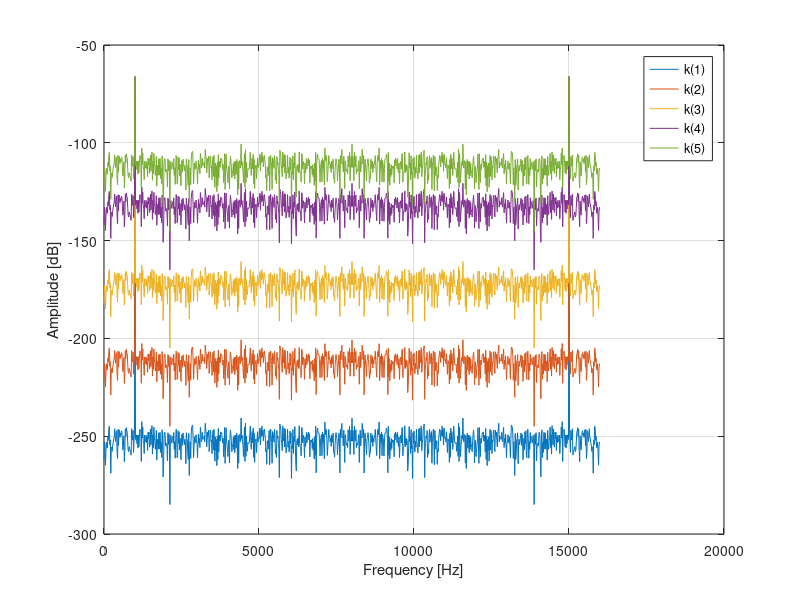

Write MATLAB code to recreate this figure.
%% FFT Examples - Noisy signal
% Plot the frequency response of the signal $x[n]$ by using the FFT
% function.
% 
% The parameters are:
% * F_0 = 1 [kHz]
% * F_s = 16 [kHz];
% * k=[1e-8, 1e-6, 1e-4, 1e-2, 1e-1];
%
% *Suggestions*
%   1) FFT Function (https://it.mathworks.com/help/matlab/ref/fft.html)
% 
%       Y = fft(X) computes the discrete Fourier transform (DFT) of X using
%       a fast Fourier transform (FFT) algorithm.
%       * If X is a vector, then fft(X) returns the Fourier transform of
%         the vector.
%       * If X is a matrix, then fft(X) treats the columns of X as vectors
%         and returns
%         the Fourier transform of each column.
%       * If X is a multidimensional array, then fft(X) treats the values
%         along the first array dimension whose size does not equal 1 as
%         vectors and returns the Fourier transform of each vector.
%
% 

%% Clear everything
clc;        % 'clc' cleras all the text from the Command Window
clear;      % 'clear' removes all variables from the current workspace
close all;  % 'close all' deletes all figures whose handles are not hidden.

%% Parameters
len = 2^10;
F0 = 1e3;
Fs = 16e3;
Ts = 1/Fs;
k=[1e-8, 1e-6, 1e-4, 1e-2, 1e-1];

%% Exercise
x = cos(2*pi*F0/Fs*(0:len-1)).';    % It is a column
w = randn(len,1);                   % Size: (Row,Col) = (1024,1)

% Initialization of the matrix X. The latter contains the signal x plus
% noise with different values of k.
X = zeros(len, length(k));          % Size: (Row,Col) = (1024,5)

for i=1:length(k)
    X(:,i) = x + k(i) * w;
end

% When the fft function processes an array, fft is evaluated for each
% column.
Xf = fft(X)/size(X,1);              % Size: (Row,Col) = (1024,5)
Xf_abs = abs(Xf)/len;
Xf_abs_dB = mag2db(Xf_abs);

%% Figure

% Frequency vector for the plot
f_ax = (0:len-1)/len * Fs;
f_ax = f_ax.';

figure
plot(f_ax, Xf_abs_dB)
grid on
legend('k(1)','k(2)','k(3)','k(4)','k(5)')
xlabel('Frequency [Hz]')
ylabel('Amplitude [dB]')
